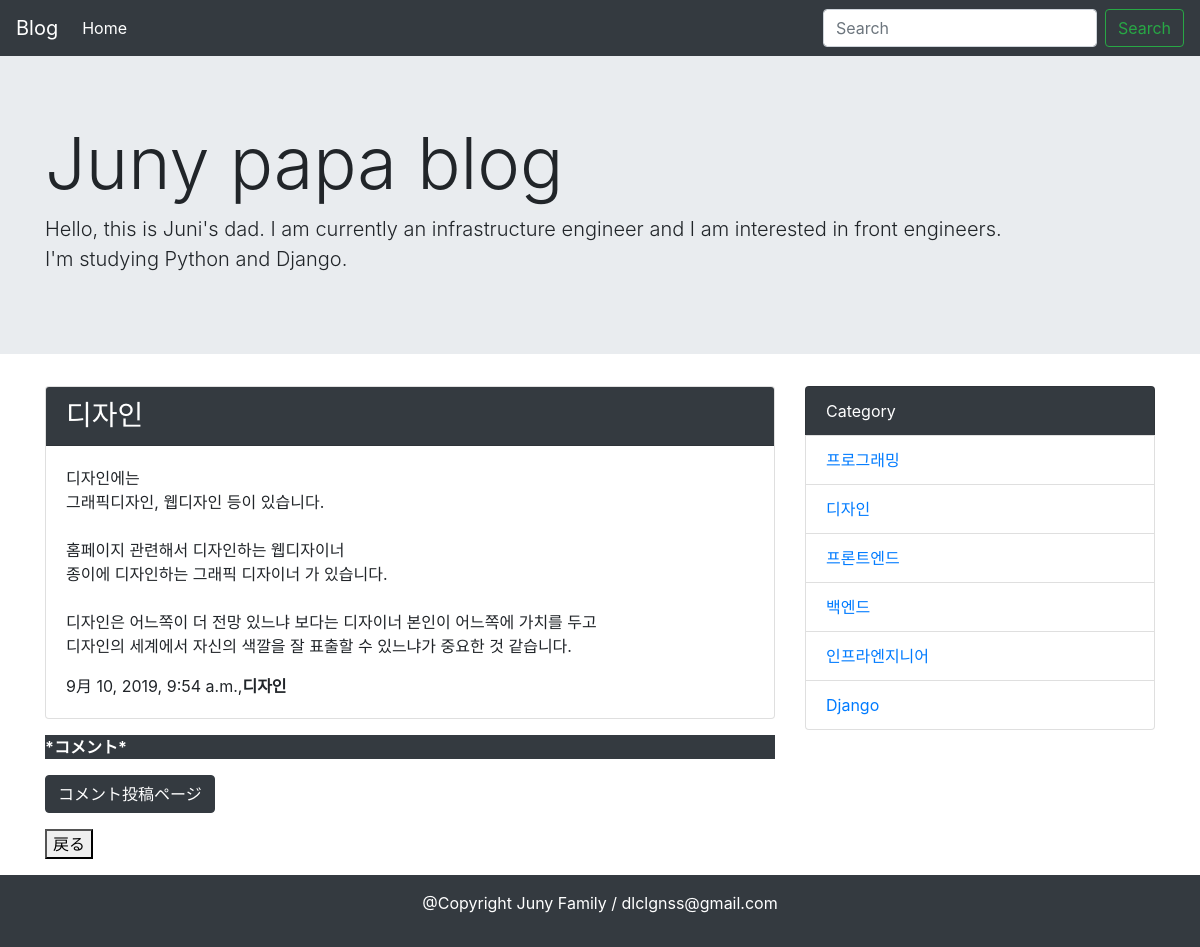
/detail/4/, run on the app's committed database.
### blog/models.py (models this page shows, shortened)
class Post(models.Model):
    title = models.CharField('タイトル', max_length = 250)
    text = models.TextField('本文')
    created_at = models.DateTimeField('作成日', default = timezone.now)
    category = models.ForeignKey(
        Category, verbose_name = 'カテゴリ', on_delete = models.PROTECT
    )

class Category(models.Model):
    name = models.CharField('カテゴリ', max_length = 100)
    created_at = models.DateTimeField('作成日', default=timezone.now )
    def __str__(self):
        return self.name

### blog/views.py (the view)
# urls.py: path('detail/<int:pk>/', views.DetailView.as_view(), name='detail'),
class DetailView(generic.DetailView):
    model = Post

### blog/category_common.py (called while the page is built)
def common(request):
    context = {
        'category_list' : Category.objects.all(),
    }
    return context

### blog/templates/blog/post_detail.html (shortened to what this page needs)
{% extends 'blog/base.html' %}
{% block content %}
 <div class="card mb-3">
  <h3 class="card-header bg-dark text-white"> {{post.title}} </h3>
    <div class="card-body">
    <p>{{post.text | linebreaksbr | urlize }}</p>
    <p class="card-text">
      {{ post.created_at}},<b>{{post.category}}</b>
    </p>
  </div>
</div>
<p class='bg-dark text-white'><b>*コメント*</b></p>
<a class="mb-3 btn btn-dark" href=" {% url 'blog:comment' post.pk %} ">コメント投稿ページ</a>
<form action = {% url 'blog:index' %}>
<button class="mb-3">戻る</button>
{% endblock %}

### blog/templates/blog/base.html (shortened to what this page needs)
<!doctype html>
<html lang="ja">
  <head>
    <link rel="stylesheet" href="https://maxcdn.bootstrapcdn.com/bootstrap/4.0.0-beta.2/css/bootstrap.min.css">
  </head>
  <body>
    <nav class="navbar navbar-expand-lg navbar-dark bg-dark">
  <a class="navbar-brand" href="#">Blog</a>
  <div class="collapse navbar-collapse" id="navbarSupportedContent">
    <ul class="navbar-nav mr-auto">
      <li class="nav-item active">
        <a class="nav-link" href=" {% url 'blog:index' %}">Home</a>
      </li>
    </ul>
    <form class="form-inline my-2 my-lg-0" method="GET" action=" {% url 'blog:index' %} ">
      <input class="form-control mr-sm-2" type="text" placeholder="Search" aria-label="Search" name="keyword">
      <button class="btn btn-outline-success my-2 my-sm-0" type="submit">Search</button>
    </form>
  </div>
</nav>
  <div class="jumbotron jumbotron-fluid">
  <div class="container">
    <h1 class="display-3">Juny papa blog</h1>
    <p class="lead">Hello, this is Juni's dad.
      I am currently an infrastructure engineer and I am interested in front engineers.<br>
      I'm studying Python and Django.</p>
  </div>
</div>
    <div class="container">
      <div class="row">
        <div class="col-md-8">
          {% block content %}{% endblock content %}
        </div>
        <div class="col-md-4 mb-3">
          <ul class="list-group">
            <li class="list-group-item bg-dark text-white ">Category</li>
            {% for category in category_list %}
            <li class="list-group-item"> <a href=" {% url 'blog:category' category.pk %} "> {{category}} </a></li>
            {% endfor %}
          </ul>
        </div>
      </div>
    </div>
    <footer class='bg-dark text-white text-center py-3'>
      <p>@Copyright Juny Family / dlclgnss@gmail.com </p>
    </footer>
  </body>
</html>

### data on the page
Post: title "디자인", text "디자인에는 그래픽디자인, 웹디자인 등이 있습니다. 홈페이지 관련해서 디자인하는 웹디자이너 종이에 디자인하는 그래픽 디자이너 가 있습니다. 디자인은 어느쪽이 더 전망 있느냐 보다는 디자이너 본인이 어느쪽에 가치를 두고 디자인의 세계에서 자신의 색깔을 잘 표출할 수 있느냐가 중요한 것 같습니다.", created_at "9月 10, 2019, 9:54 a.m.", category "디자인"
Category: name "프로그래밍"
Category: name "디자인"
Category: name "프론트엔드"
Category: name "백엔드"
Category: name "인프라엔지니어"
Category: name "Django"
